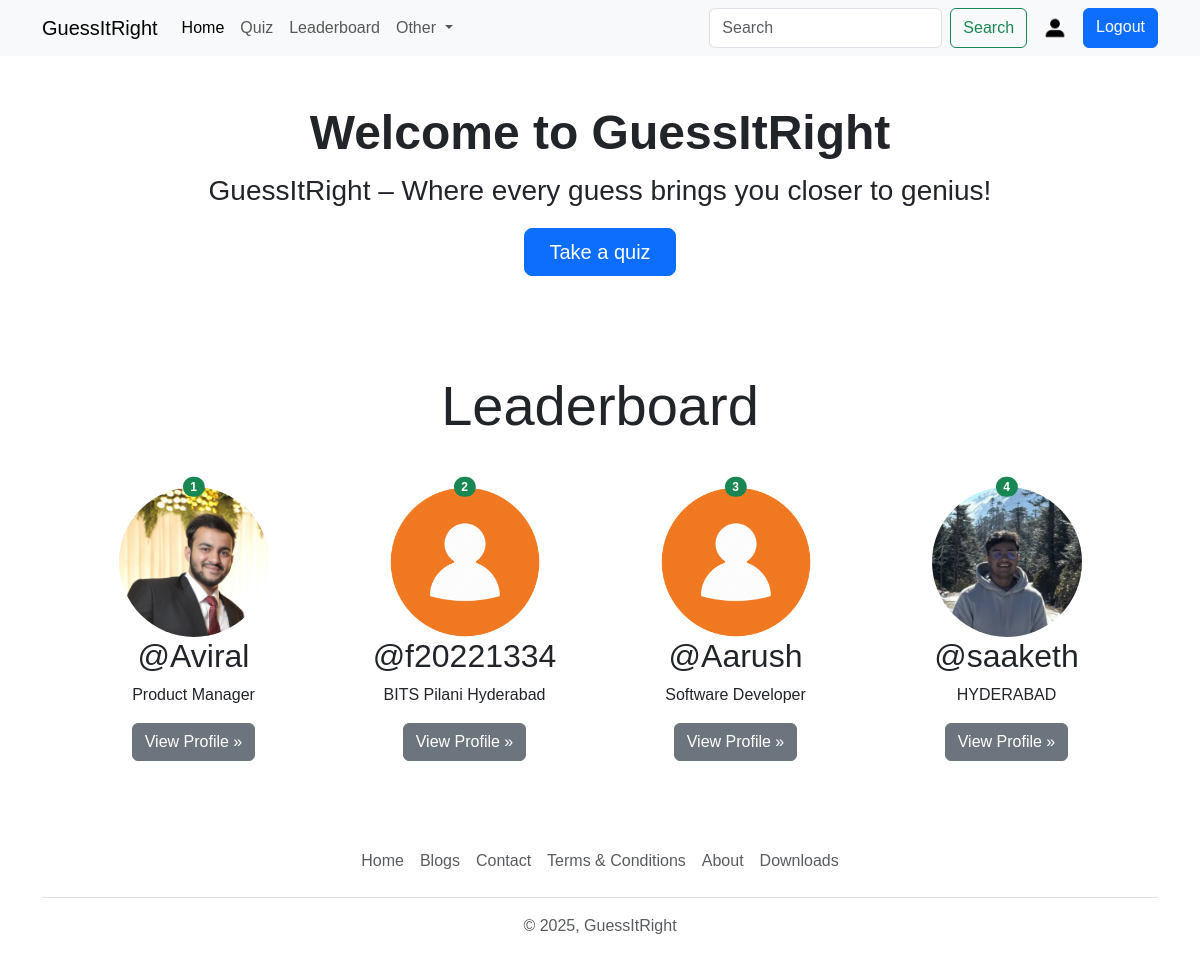
Page / (signed in) on the committed database.
### quiz/models.py (models this page shows, shortened)
class UserRank(models.Model) :
      user = models.OneToOneField(User, on_delete=models.CASCADE)
      rank = models.IntegerField(null=True, blank=True)
      total_score = models.IntegerField(null=True, blank=True)

### account/models.py (models this page shows, shortened)
class Profile(models.Model):
    user = models.OneToOneField(User, on_delete=models.CASCADE, null=True, verbose_name= 'User Object')
    bio = models.TextField(blank=True, null=True)
    profile_image = models.ImageField(upload_to='profile_images', default='user.png', blank=True, null= True, verbose_name='Profile Picture')
    location = models.CharField(max_length=100, blank=True, null= True, verbose_name= 'Location')
    GENDER = [
        ('male', 'male') ,
        ('Female', 'Female'),
        ('Other', 'Other')
    ]
    gender = models.CharField(max_length=6, choices = GENDER, blank=True, null=True)

### base/views.py (the view)
# urls.py: 2. Add a URL to urlpatterns:  path('', views.home, name='home')
def home(request) :
    leaderboard_users = UserRank.objects.order_by('rank')[0:4]
    if request.user.is_authenticated :
        user_object = User.objects.get(username = request.user)
        user_profile = Profile.objects.get_or_create(user = user_object)
        context = {"user_profile" : user_profile, "leaderboard_users" : leaderboard_users}
    else :
        context = {"leaderboard_users" : leaderboard_users}
    return render(request, 'welcome.html', context)

### templates/welcome.html (shortened to what this page needs)
{% extends "index.html" %}
{% load static %}
{% block content %}
<div class="container text-center my-5">
    <h1 class="display-5 fw-bold my-2">Welcome to GuessItRight</h1>
    <p class="fs-3">GuessItRight – Where every guess brings you closer to genius!</p>
    <div class="d-inline-flex gap-2 mb-5">
        <a href="{% url 'all_quiz' %}" class="d-inline-flex align-items-center btn btn-primary btn-lg px-4">
            Take a quiz
        </a>
    </div>
</div>
<div class="container text-center">
    <h1 class="display-4 text-center my-5">Leaderboard</h1>
    <div class="row row-cols-sm-1 row-cols-md-2 row-cols-lg-3 row-cols-xl-4 mx-3">
        {% if leaderboard_users|length == 0 %}
        <div class="col-lg-4 position-relative mb-4">
            <h4 class="text-center text-danger">No Users Available on Leaderboard</h4>
        </div>
        {% else %}
        {% for rank in leaderboard_users %}
        <div class="col-lg-4 position-relative mb-4">
            <div style="width: 150px; height: 150px; overflow: hidden; border-radius: 50%; margin: 0 auto;">
                <img src="{{rank.user.profile.profile_image.url}}" class="img-fluid" style="width: 100%; height: 100%; object-fit: cover;">
            </div>
            <span class="position-absolute top-0 start-90 translate-middle badge rounded-pill bg-success">{{forloop.counter}}</span>
            <h2 class="fw-normal">@{{rank.user.username}}</h2>
            <p>{{rank.user.profile.bio|truncatewords:5}}</p>
            <p><a class="btn btn-secondary" href="{% url 'profile' rank.user.username %}">View Profile »</a></p>
        </div>
        {% endfor %}
        {% endif %}
    </div>
    {% endblock content %}

### static/css/style.css (style rules this page uses)
* { font-family: 'Trebuchet MS', 'Lucida Sans Unicode', 'Lucida Grande', 'Lucida Sans', Arial, sans-serif; }

### rows in the picture
UserRank: user.profile.profile_image (picture), user.username "Aviral", user.profile.bio "Product Manager"
UserRank: user.profile.profile_image (placeholder picture), user.username "f20221334", user.profile.bio "BITS Pilani Hyderabad"
UserRank: user.profile.profile_image (placeholder picture), user.username "Aarush", user.profile.bio "Software Developer"
UserRank: user.profile.profile_image (picture), user.username "saaketh", user.profile.bio "HYDERABAD"
